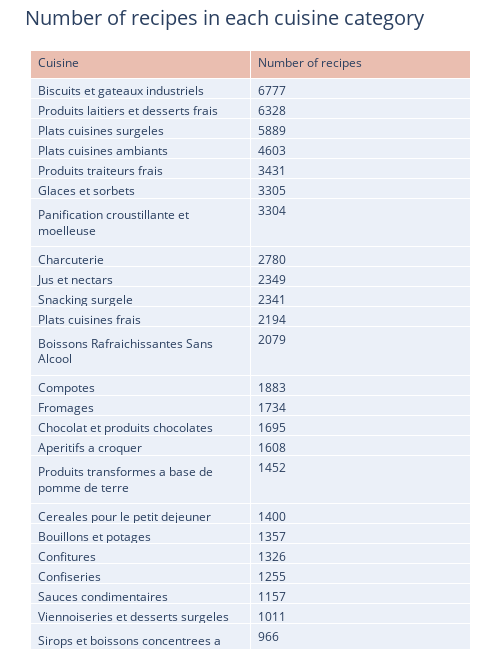

Source (notebook cell):
### Code cell
import plotly.graph_objs as go
from plotly.offline import download_plotlyjs, init_notebook_mode, plot, iplot 

trace = go.Table(
                header=dict(values=['Cuisine','Number of recipes'],
                fill = dict(color=['#EABEB0']), 
                align = ['left'] * 5),
                cells=dict(values=[df.Secteur.value_counts().index,df.Secteur.value_counts()],
                align = ['left'] * 5))

layout = go.Layout(title='Number of recipes in each cuisine category',
                   titlefont = dict(size = 20),
                   width=500, height=650, 
                   paper_bgcolor =  'rgba(0,0,0,0)',
                   plot_bgcolor = 'rgba(0,0,0,0)',
                   autosize = False,
                   margin=dict(l=30,r=30,b=1,t=50,pad=1),
                   )
data = [trace]
fig = dict(data=data, layout=layout)
iplot(fig)

### Figure 1 — Plotly figure (JSON) as saved in the notebook; plotly's stock layout.template omitted (floating-point values rounded to 4 significant figures)
{"data": [{"cells": {"align": ["left", "left", "left", "left", "left"], "values": [["Biscuits et gateaux industriels", "Produits laitiers et desserts frais", "Plats cuisines surgeles", "Plats cuisines ambiants", "Produits traiteurs frais", "Glaces et sorbets", "Panification croustillante et moelleuse", "Charcuterie", "Jus et nectars", "Snacking surgele", "Plats cuisines frais", "Boissons Rafraichissantes Sans Alcool", "Compotes", "Fromages", "Chocolat et produits chocolates", "Aperitifs a croquer", "Produits transformes a base de pomme de terre", "Cereales pour le petit dejeuner", "Bouillons et potages", "Confitures", "Confiseries", "Sauces condimentaires", "Viennoiseries et desserts surgeles", "Sirops et boissons concentrees a diluer", "Aliments infantiles de diversification", "Sauces chaudes", "Conserves de fruits", "Preparations pour desserts", "Barres cerealieres", "Margarines", "Laits infantiles"], [6777, 6328, 5889, 4603, 3431, 3305, 3304, 2780, 2349, 2341, 2194, 2079, 1883, 1734, 1695, 1608, 1452, 1400, 1357, 1326, 1255, 1157, 1011, 966, 965, 904, 541, 486, 350, 199, 128]]}, "header": {"align": ["left", "left", "left", "left", "left"], "fill": {"color": ["#EABEB0"]}, "values": ["Cuisine", "Number of recipes"]}, "type": "table"}], "layout": {"autosize": false, "height": 650, "margin": {"b": 1, "l": 30, "pad": 1, "r": 30, "t": 50}, "paper_bgcolor": "rgba(0,0,0,0)", "plot_bgcolor": "rgba(0,0,0,0)", "title": {"font": {"size": 20}, "text": "Number of recipes in each cuisine category"}, "width": 500}}
